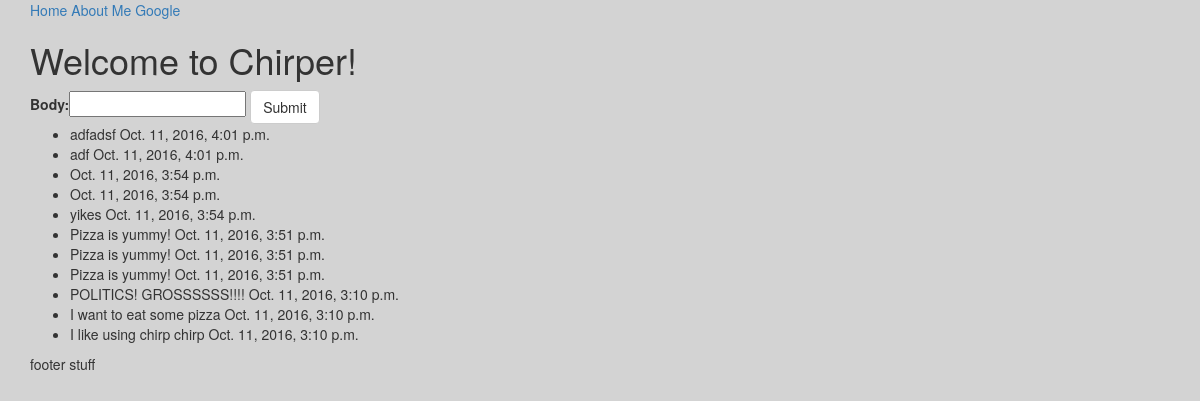
The app's page /, older data.
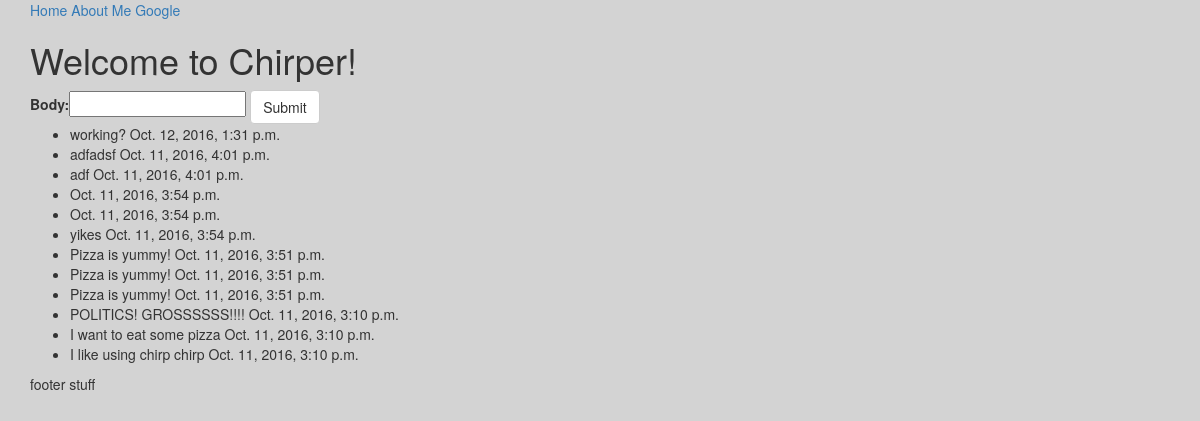
The same page, newer data.
### app/models.py (models this page shows)
class Chirp(models.Model):
    body = models.CharField(max_length=140)
    created = models.DateTimeField(auto_now_add=True)
    def __str__(self):
        return self.body

### app/views.py (the view)
# urls.py: url(r'^$', index_view, name="index_view"),
def index_view(request):
    print(request.POST)
    if request.POST:
        instance = ChirpForm(request.POST)
        if instance.is_valid():
            instance.save()  # converts from form data and makes and instance in the database.
    context = {
        "form": ChirpForm(),
        "all_chirps": Chirp.objects.all().order_by("-created")
    }
    return render(request, "index.html", context)

### app/forms.py
class ChirpForm(forms.ModelForm):
    class Meta:
        fields = ("body", )
        model = Chirp

### templates/index.html (shortened to what this page needs)
{% extends 'base.html' %}
{% block content %}
<h1> Welcome to Chirper!</h1>
<form class="" action="" method="post">
  {{ form }}
  <input class="btn btn-default" type="submit" value="Submit">
</form>
<ul>
  {% for chirp in all_chirps %}
    <li>{{ chirp }} {{chirp.created}}</li>
  {% endfor %}
</ul>
{% endblock %}

Row changes from the older to the newer data that the page shows:
added Chirp: body "working?", created "Oct. 12, 2016, 1:31 p.m."
